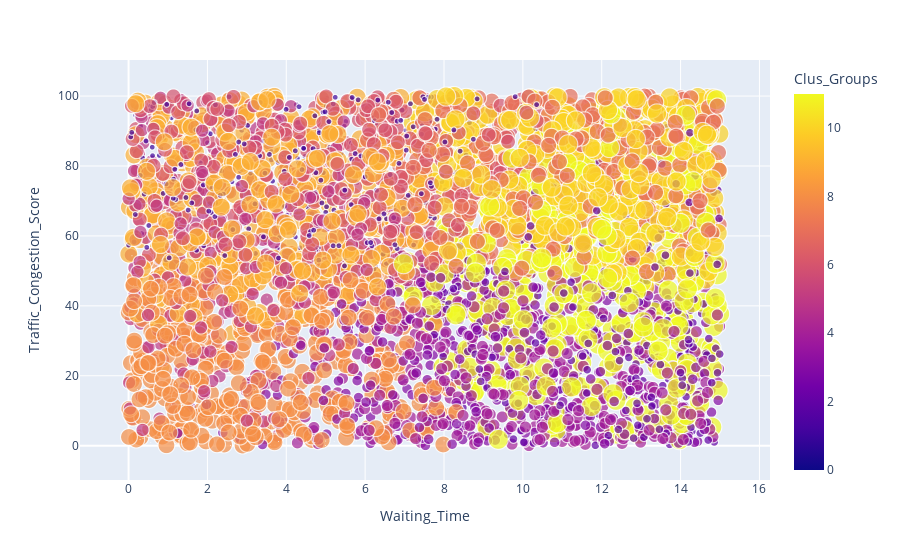

Write notebook code for a chart like this one.
### Code cell
import plotly.express as px

# plot the clusters using the three features
fig = px.scatter(df, x="Waiting_Time", y="Traffic_Congestion_Score", color="Clus_Groups",
                 size='Clus_Groups', hover_data=['Average_Speed', 'Daily_Commute_Distance'])
fig.show()

### Figure 1 — Plotly figure (JSON) as saved in the notebook; plotly's stock layout.template omitted (floating-point values rounded to 4 significant figures; data arrays with more than 128 entries replaced by an {"elided": "..."} marker saying what was removed)
{"data": [{"customdata": {"elided": "5000x2 float values"}, "hovertemplate": "Waiting_Time=%{x}<br>Traffic_Congestion_Score=%{y}<br>Clus_Groups=%{marker.color}<br>Average_Speed=%{customdata[0]}<br>Daily_Commute_Distance=%{customdata[1]}<extra></extra>", "legendgroup": "", "marker": {"color": {"elided": "5000 int values"}, "coloraxis": "coloraxis", "size": {"elided": "5000 int values"}, "sizemode": "area", "sizeref": 0.0275, "symbol": "circle"}, "mode": "markers", "name": "", "showlegend": false, "type": "scattergl", "x": {"elided": "5000 float values"}, "xaxis": "x", "y": {"elided": "5000 float values"}, "yaxis": "y"}], "layout": {"coloraxis": {"colorbar": {"title": {"text": "Clus_Groups"}}, "colorscale": [[0, "#0d0887"], [0.1111, "#46039f"], [0.2222, "#7201a8"], [0.3333, "#9c179e"], [0.4444, "#bd3786"], [0.5556, "#d8576b"], [0.6667, "#ed7953"], [0.7778, "#fb9f3a"], [0.8889, "#fdca26"], [1, "#f0f921"]]}, "legend": {"itemsizing": "constant", "tracegroupgap": 0}, "margin": {"t": 60}, "xaxis": {"anchor": "y", "domain": [0, 1], "title": {"text": "Waiting_Time"}}, "yaxis": {"anchor": "x", "domain": [0, 1], "title": {"text": "Traffic_Congestion_Score"}}}}
